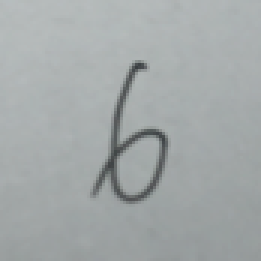
#> input picture 机器学习技术与应用/实验/实验4数据集和实验指导书/ex_4/1.png, 87 x 87 px (shown 3 times larger)
$ python print.py
#> lines starting #> are read from the running program, lines starting #| are printed output that depends on the picture; after the words box and inside, x2 and y2 are one past the last pixel; in counts of white or black regions, pixels touching at a corner belong together
#> further down, img is the input picture: shape (87, 87, 3); mean B, G, R 169, 168.8, 163.4
import cv2

def pre_treat(img):
    height_ = 8

    gray = cv2.cvtColor(img, cv2.COLOR_BGR2GRAY)    # 颜色空间转换函数R，第二个参数将BG格式转换为灰度图
    gray = cv2.resize(gray, (28,28) )  # 尺寸缩放，参数分别为(源图片，(尺寸))，指定高度按比例缩放
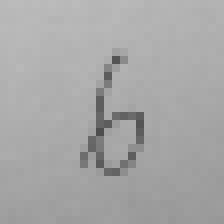
#> gray: shape (28, 28) (shown 8 times larger); min 77, max 187, mean 167.1
    cv2.imwrite("1_gray.png", gray)
    gray = cv2.equalizeHist(gray)   # 直方图均值化，使得明暗更加平衡
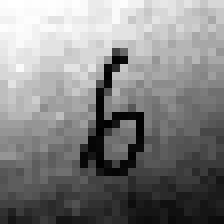
#> gray: shape (28, 28) (shown 8 times larger); min 0, max 255, mean 131.2
    _, binary = cv2.threshold(gray, 40, 255, cv2.THRESH_BINARY) # 图像阈值处理函数，将灰度图片转换为黑白图片
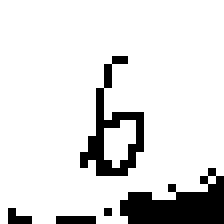
#> binary: shape (28, 28) (shown 8 times larger); 87% white; 5 black regions (3 under 20 px), largest, box (x1, y1, x2, y2) and area: (15, 21, 28, 28) 53, (10, 7, 18, 22) 39

     # 反转：文字置为白色，背景置为黑色
    return binary

img = cv2.imread("1.png")
img_new = pre_treat(img)
cv2.imwrite("1_after.png", img_new)
